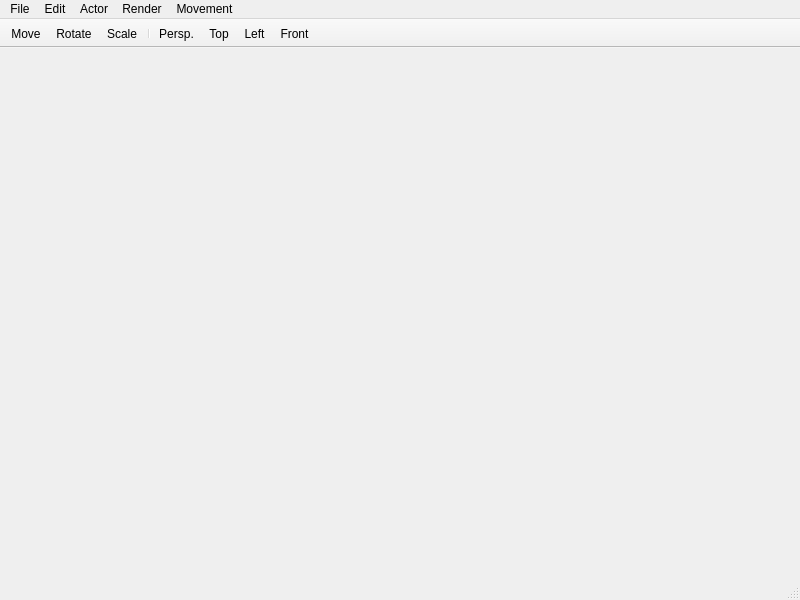
<?xml version="1.0" encoding="UTF-8"?>
<ui version="4.0">
 <class>MainWindow</class>
 <widget class="QMainWindow" name="MainWindow">
  <property name="geometry">
   <rect>
    <x>0</x>
    <y>0</y>
    <width>800</width>
    <height>600</height>
   </rect>
  </property>
  <property name="windowTitle">
   <string>MainWindow</string>
  </property>
  <property name="windowIcon">
   <iconset resource="Resource.qrc">
    <normaloff>:/Resources/Images/ultraed.ico</normaloff>:/Resources/Images/ultraed.ico</iconset>
  </property>
  <widget class="QWidget" name="centralwidget"/>
  <widget class="QMenuBar" name="menubar">
   <property name="geometry">
    <rect>
     <x>0</x>
     <y>0</y>
     <width>800</width>
     <height>21</height>
    </rect>
   </property>
   <widget class="QMenu" name="menuFile">
    <property name="title">
     <string>File</string>
    </property>
    <addaction name="actionNew_Scene"/>
    <addaction name="actionSave_Scene_As"/>
    <addaction name="actionLoad_Scene"/>
    <addaction name="separator"/>
    <addaction name="actionBuild_Actor"/>
    <addaction name="actionBuild_ROM_Run"/>
    <addaction name="actionBuild_ROM_Load"/>
    <addaction name="separator"/>
    <addaction name="actionInstall_Build_Tools"/>
    <addaction name="actionOptions"/>
    <addaction name="separator"/>
    <addaction name="actionExit"/>
   </widget>
   <widget class="QMenu" name="menuEdit">
    <property name="title">
     <string>Edit</string>
    </property>
    <addaction name="actionUndo"/>
    <addaction name="actionRedo"/>
    <addaction name="separator"/>
    <addaction name="actionDuplicate"/>
    <addaction name="actionDelete"/>
    <addaction name="separator"/>
    <addaction name="actionSelect_All"/>
    <addaction name="actionScene_Settings"/>
   </widget>
   <widget class="QMenu" name="menuActor">
    <property name="title">
     <string>Actor</string>
    </property>
    <widget class="QMenu" name="menuTexture">
     <property name="title">
      <string>Texture</string>
     </property>
     <addaction name="actionAdd"/>
     <addaction name="actionDelete_2"/>
    </widget>
    <widget class="QMenu" name="menuCollider">
     <property name="title">
      <string>Collider</string>
     </property>
     <addaction name="actionBox"/>
     <addaction name="actionSphere"/>
     <addaction name="actionDelete_3"/>
    </widget>
    <widget class="QMenu" name="menuPreset">
     <property name="title">
      <string>Preset</string>
     </property>
     <addaction name="actionPumpkin"/>
    </widget>
    <addaction name="actionCamera"/>
    <addaction name="actionModel"/>
    <addaction name="menuTexture"/>
    <addaction name="menuCollider"/>
    <addaction name="menuPreset"/>
   </widget>
   <widget class="QMenu" name="menuRender">
    <property name="title">
     <string>Render</string>
    </property>
    <addaction name="actionSolid"/>
   </widget>
   <widget class="QMenu" name="menuMovement">
    <property name="title">
     <string>Movement</string>
    </property>
    <addaction name="actionWorld_Space"/>
    <addaction name="actionSnap_to_Grid"/>
    <addaction name="separator"/>
    <addaction name="actionGo_To"/>
    <addaction name="actionHome"/>
   </widget>
   <addaction name="menuFile"/>
   <addaction name="menuEdit"/>
   <addaction name="menuActor"/>
   <addaction name="menuRender"/>
   <addaction name="menuMovement"/>
  </widget>
  <widget class="QStatusBar" name="statusbar"/>
  <widget class="QToolBar" name="toolBar">
   <property name="contextMenuPolicy">
    <enum>Qt::DefaultContextMenu</enum>
   </property>
   <property name="windowTitle">
    <string>toolBar</string>
   </property>
   <property name="movable">
    <bool>false</bool>
   </property>
   <property name="iconSize">
    <size>
     <width>16</width>
     <height>16</height>
    </size>
   </property>
   <property name="toolButtonStyle">
    <enum>Qt::ToolButtonTextUnderIcon</enum>
   </property>
   <property name="floatable">
    <bool>false</bool>
   </property>
   <attribute name="toolBarArea">
    <enum>TopToolBarArea</enum>
   </attribute>
   <attribute name="toolBarBreak">
    <bool>false</bool>
   </attribute>
   <addaction name="actionMove"/>
   <addaction name="actionRotate"/>
   <addaction name="actionScale"/>
   <addaction name="separator"/>
   <addaction name="actionPerspective"/>
   <addaction name="actionTop"/>
   <addaction name="actionLeft"/>
   <addaction name="actionFront"/>
  </widget>
  <action name="actionNew_Scene">
   <property name="text">
    <string>New Scene</string>
   </property>
  </action>
  <action name="actionSave_Scene_As">
   <property name="text">
    <string>Save Scene As...</string>
   </property>
  </action>
  <action name="actionLoad_Scene">
   <property name="text">
    <string>Load Scene</string>
   </property>
  </action>
  <action name="actionBuild_Actor">
   <property name="text">
    <string>Build Actor</string>
   </property>
  </action>
  <action name="actionBuild_ROM_Run">
   <property name="text">
    <string>Build ROM &amp;&amp; Run</string>
   </property>
  </action>
  <action name="actionBuild_ROM_Load">
   <property name="text">
    <string>Build ROM &amp;&amp; Load</string>
   </property>
  </action>
  <action name="actionInstall_Build_Tools">
   <property name="text">
    <string>Install Build Tools</string>
   </property>
  </action>
  <action name="actionOptions">
   <property name="text">
    <string>Options</string>
   </property>
  </action>
  <action name="actionExit">
   <property name="text">
    <string>Exit</string>
   </property>
  </action>
  <action name="actionUndo">
   <property name="text">
    <string>Undo</string>
   </property>
   <property name="shortcut">
    <string>Ctrl+Z</string>
   </property>
  </action>
  <action name="actionRedo">
   <property name="text">
    <string>Redo</string>
   </property>
   <property name="shortcut">
    <string>Ctrl+Y</string>
   </property>
  </action>
  <action name="actionDuplicate">
   <property name="text">
    <string>Duplicate</string>
   </property>
   <property name="shortcut">
    <string>Ctrl+D</string>
   </property>
  </action>
  <action name="actionDelete">
   <property name="text">
    <string>Delete</string>
   </property>
   <property name="shortcut">
    <string>Del</string>
   </property>
  </action>
  <action name="actionSelect_All">
   <property name="text">
    <string>Select All</string>
   </property>
   <property name="shortcut">
    <string>Ctrl+A</string>
   </property>
  </action>
  <action name="actionScene_Settings">
   <property name="text">
    <string>Scene Settings</string>
   </property>
  </action>
  <action name="actionCamera">
   <property name="text">
    <string>Camera</string>
   </property>
  </action>
  <action name="actionModel">
   <property name="text">
    <string>Model</string>
   </property>
  </action>
  <action name="actionAdd">
   <property name="text">
    <string>Add</string>
   </property>
  </action>
  <action name="actionDelete_2">
   <property name="text">
    <string>Delete</string>
   </property>
  </action>
  <action name="actionBox">
   <property name="text">
    <string>Box</string>
   </property>
  </action>
  <action name="actionSphere">
   <property name="text">
    <string>Sphere</string>
   </property>
  </action>
  <action name="actionDelete_3">
   <property name="text">
    <string>Delete</string>
   </property>
  </action>
  <action name="actionPumpkin">
   <property name="text">
    <string>Pumpkin</string>
   </property>
  </action>
  <action name="actionSolid">
   <property name="checkable">
    <bool>true</bool>
   </property>
   <property name="checked">
    <bool>true</bool>
   </property>
   <property name="text">
    <string>Solid</string>
   </property>
  </action>
  <action name="actionWorld_Space">
   <property name="checkable">
    <bool>true</bool>
   </property>
   <property name="checked">
    <bool>true</bool>
   </property>
   <property name="text">
    <string>World Space</string>
   </property>
  </action>
  <action name="actionSnap_to_Grid">
   <property name="checkable">
    <bool>true</bool>
   </property>
   <property name="text">
    <string>Snap to Grid</string>
   </property>
  </action>
  <action name="actionGo_To">
   <property name="text">
    <string>Go To</string>
   </property>
   <property name="shortcut">
    <string>F</string>
   </property>
  </action>
  <action name="actionHome">
   <property name="text">
    <string>Home</string>
   </property>
   <property name="shortcut">
    <string>H</string>
   </property>
  </action>
  <action name="actionMove">
   <property name="icon">
    <iconset resource="Resource.qrc">
     <normaloff>:/Resources/Images/move.png</normaloff>:/Resources/Images/move.png</iconset>
   </property>
   <property name="text">
    <string>Move</string>
   </property>
  </action>
  <action name="actionRotate">
   <property name="icon">
    <iconset resource="Resource.qrc">
     <normaloff>:/Resources/Images/rotate.png</normaloff>:/Resources/Images/rotate.png</iconset>
   </property>
   <property name="text">
    <string>Rotate</string>
   </property>
  </action>
  <action name="actionScale">
   <property name="icon">
    <iconset resource="Resource.qrc">
     <normaloff>:/Resources/Images/scale.png</normaloff>:/Resources/Images/scale.png</iconset>
   </property>
   <property name="text">
    <string>Scale</string>
   </property>
  </action>
  <action name="actionPerspective">
   <property name="icon">
    <iconset resource="Resource.qrc">
     <normaloff>:/Resources/Images/perspective.png</normaloff>:/Resources/Images/perspective.png</iconset>
   </property>
   <property name="text">
    <string>Persp.</string>
   </property>
  </action>
  <action name="actionTop">
   <property name="icon">
    <iconset resource="Resource.qrc">
     <normaloff>:/Resources/Images/top.png</normaloff>:/Resources/Images/top.png</iconset>
   </property>
   <property name="text">
    <string>Top</string>
   </property>
  </action>
  <action name="actionLeft">
   <property name="icon">
    <iconset resource="Resource.qrc">
     <normaloff>:/Resources/Images/left.png</normaloff>:/Resources/Images/left.png</iconset>
   </property>
   <property name="text">
    <string>Left</string>
   </property>
  </action>
  <action name="actionFront">
   <property name="icon">
    <iconset resource="Resource.qrc">
     <normaloff>:/Resources/Images/front.png</normaloff>:/Resources/Images/front.png</iconset>
   </property>
   <property name="text">
    <string>Front</string>
   </property>
  </action>
 </widget>
 <resources>
  <include location="Resource.qrc"/>
 </resources>
 <connections/>
</ui>
